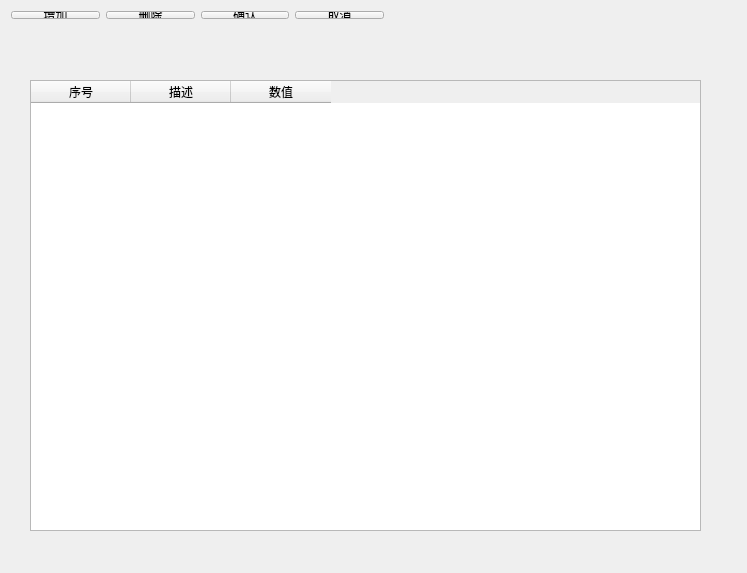
<?xml version="1.0" encoding="UTF-8"?>
<ui version="4.0">
 <class>CSysParaWgt</class>
 <widget class="QWidget" name="CSysParaWgt">
  <property name="geometry">
   <rect>
    <x>0</x>
    <y>0</y>
    <width>747</width>
    <height>573</height>
   </rect>
  </property>
  <property name="windowTitle">
   <string>CSysParaWgt</string>
  </property>
  <widget class="QWidget" name="layoutWidget">
   <property name="geometry">
    <rect>
     <x>0</x>
     <y>0</y>
     <width>395</width>
     <height>30</height>
    </rect>
   </property>
   <layout class="QHBoxLayout" name="m_HorLayout">
    <item>
     <widget class="QPushButton" name="m_BtnAdd">
      <property name="text">
       <string>增加</string>
      </property>
     </widget>
    </item>
    <item>
     <widget class="QPushButton" name="m_BtnDel">
      <property name="text">
       <string>删除</string>
      </property>
     </widget>
    </item>
    <item>
     <widget class="QPushButton" name="m_BtnOk">
      <property name="text">
       <string>确认</string>
      </property>
     </widget>
    </item>
    <item>
     <widget class="QPushButton" name="m_BtnCancel">
      <property name="text">
       <string>取消</string>
      </property>
     </widget>
    </item>
   </layout>
  </widget>
  <widget class="QTableWidget" name="m_pSysParaTab">
   <property name="geometry">
    <rect>
     <x>30</x>
     <y>80</y>
     <width>671</width>
     <height>451</height>
    </rect>
   </property>
   <attribute name="verticalHeaderVisible">
    <bool>false</bool>
   </attribute>
   <column>
    <property name="text">
     <string>序号</string>
    </property>
   </column>
   <column>
    <property name="text">
     <string>描述</string>
    </property>
   </column>
   <column>
    <property name="text">
     <string>数值</string>
    </property>
   </column>
  </widget>
 </widget>
 <layoutdefault spacing="6" margin="11"/>
 <resources/>
 <connections/>
</ui>
